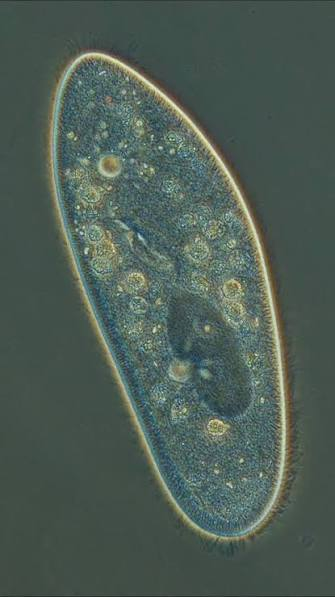
#> input picture Sesion3/image.png, 335 x 597 px
$ python TallerLaboratorio1.py
#> lines starting #> are read from the running program, lines starting #| are printed output that depends on the picture; after the words box and inside, x2 and y2 are one past the last pixel; in counts of white or black regions, pixels touching at a corner belong together
import cv2
import numpy as np

# 1. Cargar la imagen en escala de grises
imagen_gris = cv2.imread("image.png", cv2.IMREAD_GRAYSCALE)
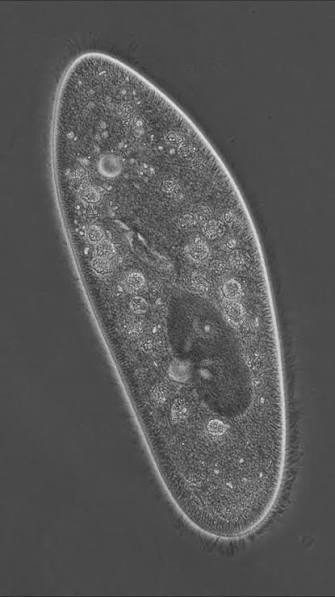
#> imagen_gris: shape (597, 335); min 39, max 242, mean 87.1

if imagen_gris is None:
    print("Error: No se encontró la imagen 'imagen_real.jpg'.")
else:
    # 2. Umbralización binaria estática (genera algo de ruido intencional)
    # Ajusta el valor 120 según el nivel de contraste de tu imagen
    umbral = 120
    _, img_binaria = cv2.threshold(
        imagen_gris, umbral, 255, cv2.THRESH_BINARY
    )
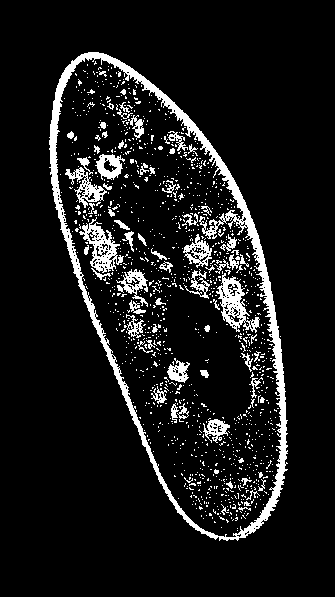
#> img_binaria: shape (597, 335); 9.6% white; 1197 white regions (1125 under 20 px), largest, box (x1, y1, x2, y2) and area: (49, 52, 288, 541) 8241, (216, 273, 260, 333) 982, (79, 217, 124, 273) 925
    cv2.imwrite("1_binaria_con_ruido.png", img_binaria)

    # 3. Construir un Elemento Estructurante (Kernel) de 3x3
    kernel = np.ones((3, 3), np.uint8)

    # 4. Operación Morfológica de Apertura (Erosión -> Dilatación)
    # Limpia el ruido blanco en el fondo (ruido de sal)
    img_apertura = cv2.morphologyEx(
        img_binaria, cv2.MORPH_OPEN, kernel
    )  # Equivale a cv2.dilate(cv2.erode(img_binaria, kernel), kernel)
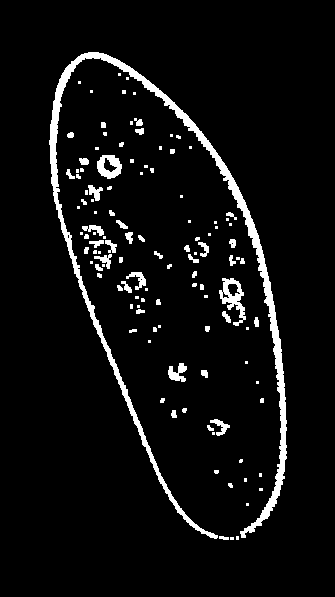
#> img_apertura: shape (597, 335); 5.6% white; 120 white regions (66 under 20 px), largest, box (x1, y1, x2, y2) and area: (49, 52, 287, 539) 6898, (219, 278, 246, 326) 521, (97, 155, 122, 179) 378
    cv2.imwrite("2_apertura.png", img_apertura)

    # 5. Operación Morfológica de Cierre (Dilatación -> Erosión)
    # Rellena huecos negros dentro del objeto (ruido de pimienta)
    img_cierre = cv2.morphologyEx(
        img_binaria, cv2.MORPH_CLOSE, kernel
    )  # Equivale a cv2.erode(cv2.dilate(img_binaria, kernel), kernel)
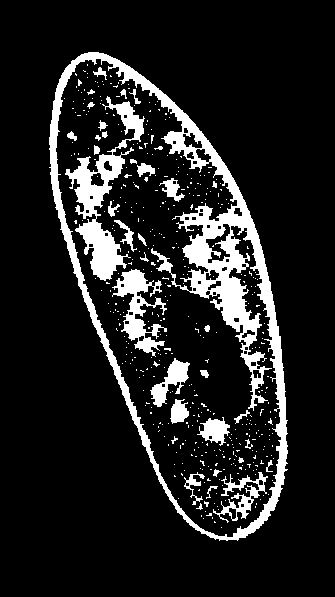
#> img_cierre: shape (597, 335); 13.1% white; 446 white regions (410 under 20 px), largest, box (x1, y1, x2, y2) and area: (49, 52, 288, 541) 15126, (65, 96, 145, 281) 4020, (112, 269, 167, 357) 1822
    cv2.imwrite("3_cierre.png", img_cierre)

    print("Proceso completado. Se guardaron las tres imágenes en tu workspace:")
    print(" - 1_binaria_con_ruido.png")
    print(" - 2_apertura.png")
    print(" - 3_cierre.png")

$ run again, with python/Sesion2/image.png copied over Sesion3/image.png
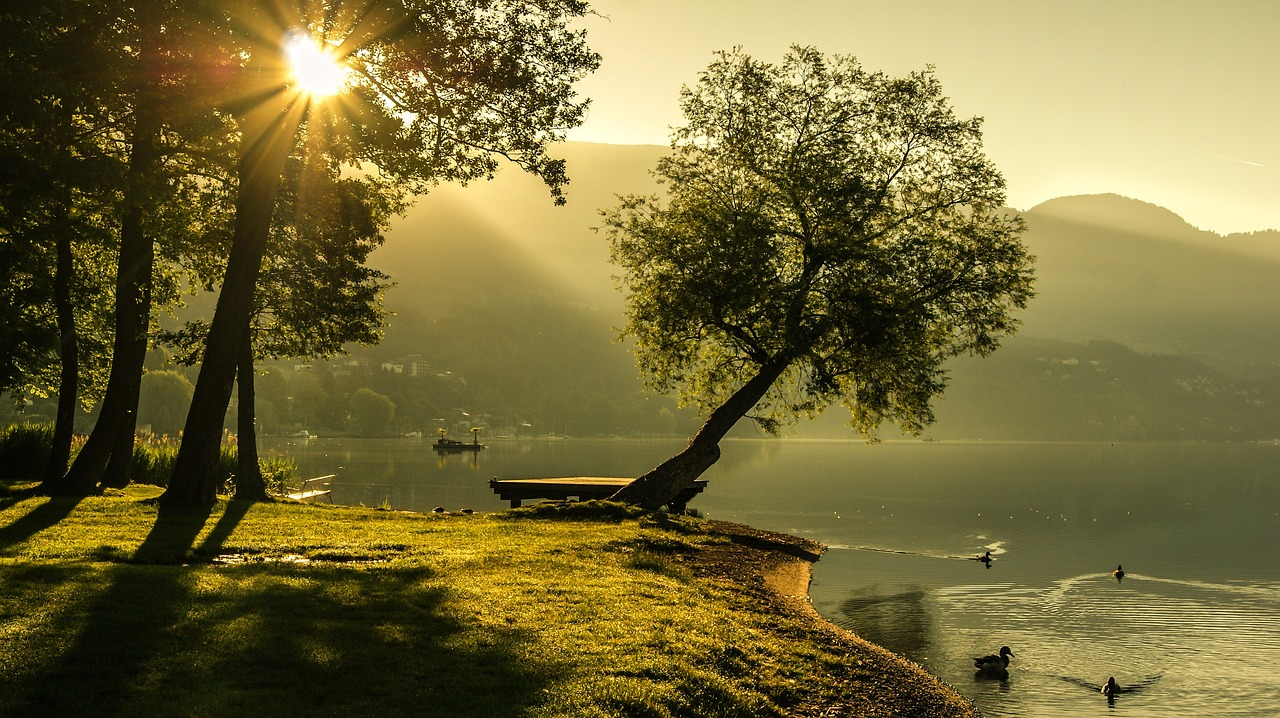
#> input picture python/Sesion2/image.png, 1280 x 718 px
#> `_, img_binaria = cv2.threshold( imagen_gris, umbral, 255, cv2.THRESH_B..`:
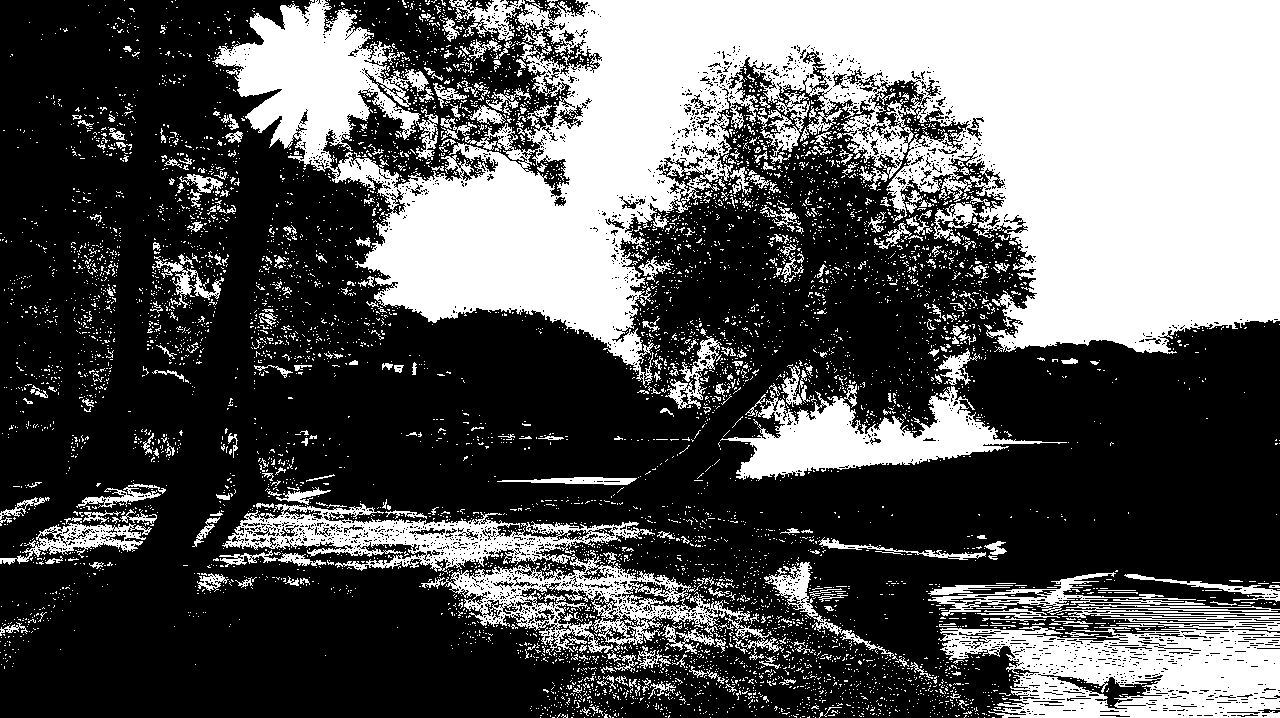
#> img_binaria: shape (718, 1280); 35.3% white; 6768 white regions (6424 under 20 px), largest, box (x1, y1, x2, y2) and area: (212, 0, 1280, 388) 214587, (928, 572, 1280, 718) 25692, (222, 503, 772, 653) 20430
#> img_apertura: shape (718, 1280); 27.8% white; 879 white regions (527 under 20 px), largest, box (x1, y1, x2, y2) and area: (360, 0, 1280, 364) 176975, (992, 630, 1280, 718) 15466, (215, 2, 419, 164) 14702
#> `img_cierre = cv2.morphologyEx( img_binaria, cv2.MORPH_CLOSE, kernel )`:
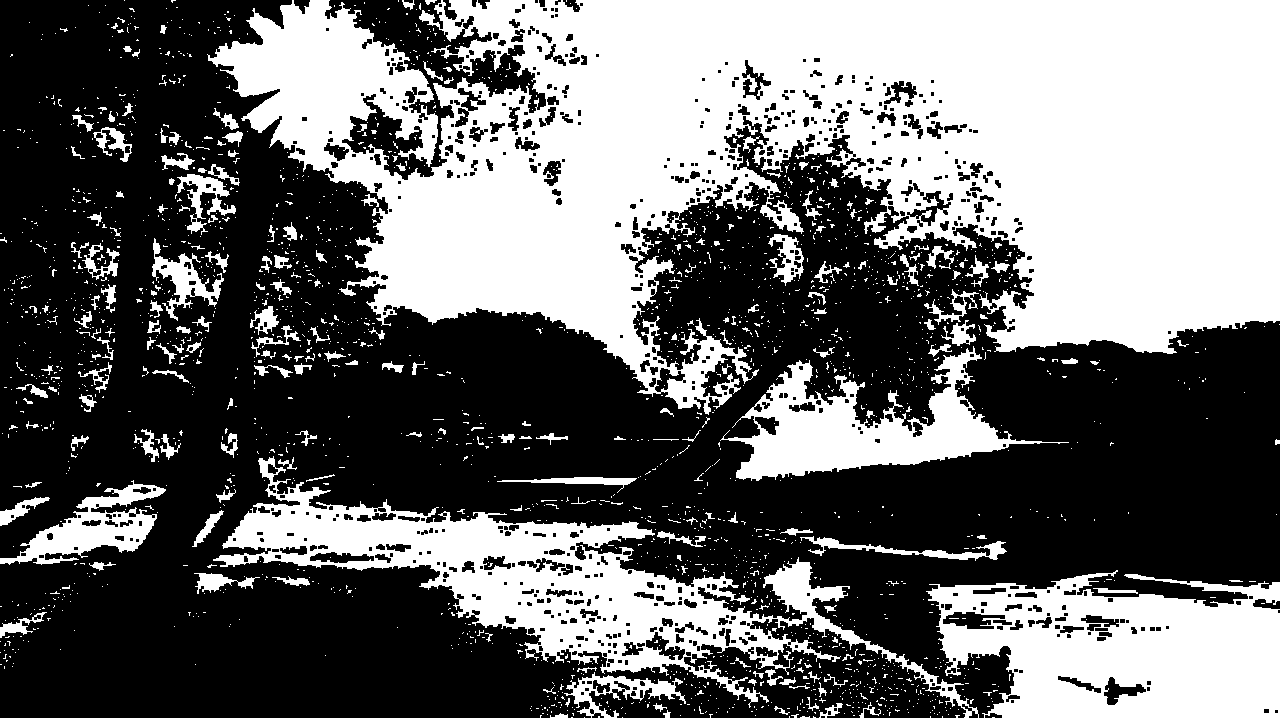
#> img_cierre: shape (718, 1280); 42% white; 2286 white regions (2074 under 20 px), largest, box (x1, y1, x2, y2) and area: (207, 0, 1280, 415) 254335, (213, 456, 979, 718) 43541, (926, 570, 1280, 718) 36604
